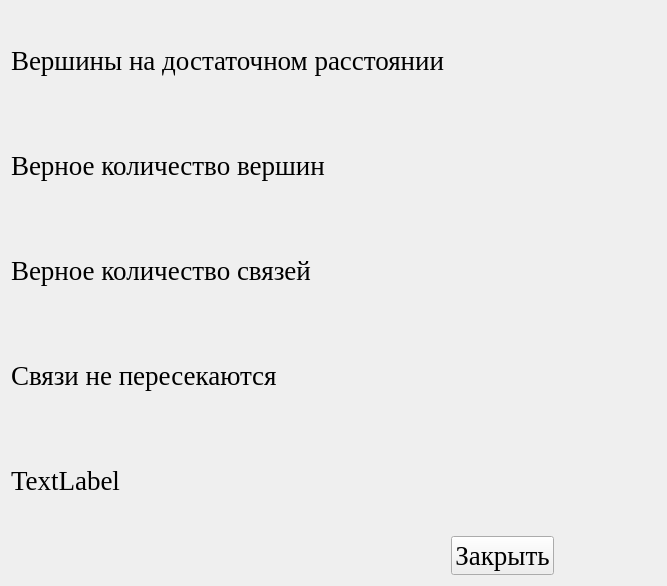
<?xml version="1.0" encoding="UTF-8"?>
<ui version="4.0">
 <class>task2CheckForm</class>
 <widget class="QWidget" name="task2CheckForm">
  <property name="geometry">
   <rect>
    <x>0</x>
    <y>0</y>
    <width>667</width>
    <height>586</height>
   </rect>
  </property>
  <property name="font">
   <font>
    <family>Times New Roman</family>
    <pointsize>20</pointsize>
   </font>
  </property>
  <property name="windowTitle">
   <string>Проверка</string>
  </property>
  <layout class="QGridLayout" name="gridLayout">
   <item row="3" column="2">
    <widget class="QLabel" name="label_4">
     <property name="maximumSize">
      <size>
       <width>100</width>
       <height>100</height>
      </size>
     </property>
     <property name="text">
      <string/>
     </property>
     <property name="pixmap">
      <pixmap>resources/iconePack/check.png</pixmap>
     </property>
     <property name="scaledContents">
      <bool>true</bool>
     </property>
    </widget>
   </item>
   <item row="1" column="2">
    <widget class="QLabel" name="label_2">
     <property name="maximumSize">
      <size>
       <width>100</width>
       <height>100</height>
      </size>
     </property>
     <property name="text">
      <string/>
     </property>
     <property name="pixmap">
      <pixmap>resources/iconePack/check.png</pixmap>
     </property>
     <property name="scaledContents">
      <bool>true</bool>
     </property>
    </widget>
   </item>
   <item row="2" column="2">
    <widget class="QLabel" name="label_3">
     <property name="maximumSize">
      <size>
       <width>100</width>
       <height>100</height>
      </size>
     </property>
     <property name="text">
      <string/>
     </property>
     <property name="pixmap">
      <pixmap>resources/iconePack/check.png</pixmap>
     </property>
     <property name="scaledContents">
      <bool>true</bool>
     </property>
    </widget>
   </item>
   <item row="2" column="0">
    <widget class="QLabel" name="labelConnectionsCount">
     <property name="text">
      <string>Верное количество связей</string>
     </property>
    </widget>
   </item>
   <item row="1" column="0">
    <widget class="QLabel" name="labelNodesCount">
     <property name="text">
      <string>Верное количество вершин</string>
     </property>
    </widget>
   </item>
   <item row="0" column="2">
    <widget class="QLabel" name="label">
     <property name="maximumSize">
      <size>
       <width>100</width>
       <height>100</height>
      </size>
     </property>
     <property name="text">
      <string/>
     </property>
     <property name="pixmap">
      <pixmap>resources/iconePack/check.png</pixmap>
     </property>
     <property name="scaledContents">
      <bool>true</bool>
     </property>
    </widget>
   </item>
   <item row="0" column="0">
    <widget class="QLabel" name="labelSoClose">
     <property name="text">
      <string>Вершины на достаточном расстоянии</string>
     </property>
    </widget>
   </item>
   <item row="3" column="0">
    <widget class="QLabel" name="labelConnectionCross">
     <property name="text">
      <string>Связи не пересекаются</string>
     </property>
    </widget>
   </item>
   <item row="4" column="0">
    <widget class="QLabel" name="label_5">
     <property name="text">
      <string>TextLabel</string>
     </property>
    </widget>
   </item>
   <item row="4" column="2">
    <widget class="QLabel" name="label_6">
     <property name="maximumSize">
      <size>
       <width>100</width>
       <height>100</height>
      </size>
     </property>
     <property name="text">
      <string/>
     </property>
     <property name="pixmap">
      <pixmap>resources/iconePack/check.png</pixmap>
     </property>
     <property name="scaledContents">
      <bool>true</bool>
     </property>
    </widget>
   </item>
   <item row="5" column="1">
    <widget class="QPushButton" name="pushButton">
     <property name="text">
      <string>Закрыть</string>
     </property>
    </widget>
   </item>
  </layout>
 </widget>
 <resources/>
 <connections/>
</ui>
